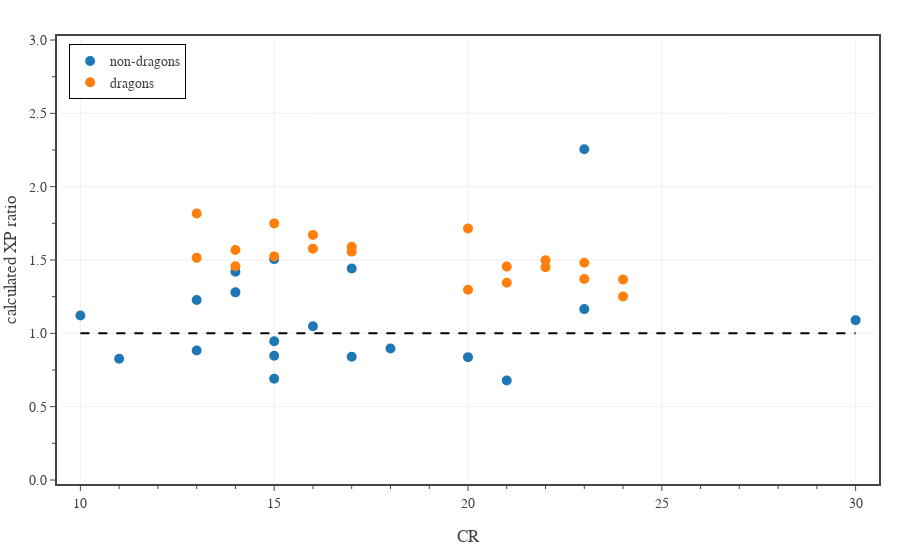

The notebook cell saved with this chart:
### Code cell
# dragons in the MM vs non-dragons
from datetime import date
from bs4 import BeautifulSoup

# summarize the current dataset
df1 = df0[df0['Book'].isin(['MM']) & df0['Legendary'].isin(['L','LL'])]
indx = df1['Type'].isin(['dragon'])

# create figure
fig = go.Figure(
    layout=go.Layout(
        template=TFB_TEMPLATE,
        #hoverlabel=dict(bgcolor='white'),
        xaxis=dict(
            title_text='CR',
            range=[9.5,30.5],
        ),
        yaxis=dict(
            title_text='calculated XP ratio',
            range=[0, 3],
            tick0=0, dtick=0.5,
            tickformat='.1f',
            minor=dict(tick0=0, dtick=0.25),
        ),
        legend=dict(
            yanchor='top',  y=0.99,
            xanchor='left', x=0.01,
            orientation='v',
        ),
    )
)

# plot results
dft = df1[~indx]
fig.add_trace(go.Scatter(
    x=dft['CR'], 
    y=dft['eXP Ratio'],
    mode='markers',
    name='non-dragons',
    marker=dict(
        size=8, 
        color='#1f77b4', 
        line=dict(color='#1f77b4', width=2)
    ),
    customdata = np.stack((dft['Monster'], dft['Book']), axis=-1),
    hovertemplate = '<b>%{customdata[0]}</b><br>'
                  + 'Book: %{customdata[1]}<br>'
                  + 'CR: %{x:.0f}<br>'
                  + 'XP ratio: %{y:.2f}<br>'
                  + '<extra></extra>',
))

dft = df1[indx]
fig.add_trace(go.Scatter(
    x=dft['CR'], 
    y=dft['eXP Ratio'],
    mode='markers',
    name='dragons',
    marker=dict(
        size=8, 
        color='#ff7f0e', 
        line=dict(color='#ff7f0e', width=2)
    ),
    customdata = np.stack((dft['Monster'], dft['Book']), axis=-1),
    hovertemplate = '<b>%{customdata[0]}</b><br>'
                  + 'Book: %{customdata[1]}<br>'
                  + 'CR: %{x:.0f}<br>'
                  + 'XP ratio: %{y:.2f}<br>'
                  + '<extra></extra>',
))

fig.add_trace(go.Scatter(
    x=[10,30], 
    y=[1, 1],
    mode='lines', 
    line=dict(color='black', dash='dash'),
    showlegend=False,
    hoverinfo='skip'
))

# show figure
fig.show(config=TFB_CONFIG)

# save large format figure
if SAVEFIGS:
    file_name = f'./fig-exp-ratio-vs-cr-mm-type-dragon-large.html'
    fig.write_html(
        file_name, 
        include_plotlyjs=False, 
        full_html=False, 
        config=TFB_CONFIG
    )
    # add style to figure
    with open(file_name, 'r') as fin:
        fig_soup = BeautifulSoup(fin, 'html.parser')

    fig_soup.div['class'] = 'plotly-div-large'
    #fig_soup.div['style'] = 'aspect-ratio: 600/500;'
    with open(file_name, 'wb') as fout:
        fout.write(fig_soup.prettify('utf-8'))

# save small format figure
if SAVEFIGS:
    fig.update_traces(marker=dict(size=6))
    fig.update_layout(font=dict(size=10), legend=dict(font=dict(size=10)))
    file_name = f'./fig-exp-ratio-vs-cr-mm-type-dragon-small.html'
    fig.write_html(
        file_name, 
        include_plotlyjs=False, 
        full_html=False, 
        config=TFB_CONFIG
    )
    # add style to figure
    with open(file_name, 'r') as fin:
        fig_soup = BeautifulSoup(fin, 'html.parser')

    fig_soup.div['class'] = 'plotly-div-small'
    fig_soup.div['style'] = 'aspect-ratio: 600/500;'
    with open(file_name, 'wb') as fout:
        fout.write(fig_soup.prettify('utf-8'))

### Figure 1 — Plotly figure (JSON) as saved in the notebook; plotly's stock layout.template omitted (floating-point values rounded to 4 significant figures)
{"data": [{"customdata": [["Aboleth", "MM"], ["Beholder", "MM"], ["Beholder", "MM"], ["Death Tyrant", "MM"], ["Death Tyrant", "MM"], ["Demilich", "MM"], ["Demilich", "MM"], ["Dracolich, Blue Adult", "MM"], ["Empyrean", "MM"], ["Kraken", "MM"], ["Mummy Lord", "MM"], ["Mummy Lord", "MM"], ["Solar", "MM"], ["Sphinx, Androsphinx", "MM"], ["Sphinx, Gynosphinx", "MM"], ["Tarrasque", "MM"], ["Vampire", "MM"], ["Vampire Spellcaster", "MM"], ["Vampire Warrior", "MM"]], "hovertemplate": "<b>%{customdata[0]}</b><br>Book: %{customdata[1]}<br>CR: %{x:.0f}<br>XP ratio: %{y:.2f}<br><extra></extra>", "marker": {"color": "#1f77b4", "line": {"color": "#1f77b4", "width": 2}, "size": 8}, "mode": "markers", "name": "non-dragons", "type": "scatter", "x": [10, 13, 14, 14, 15, 18, 20, 17, 23, 23, 15, 16, 21, 17, 11, 30, 13, 15, 15], "y": [1.121, 1.227, 1.42, 1.279, 1.506, 0.8972, 0.8377, 1.442, 1.165, 2.256, 0.9462, 1.048, 0.678, 0.8402, 0.8264, 1.09, 0.8834, 0.8472, 0.6899]}, {"customdata": [["Black Dragon, Adult", "MM"], ["Black Dragon, Ancient", "MM"], ["Blue Dragon, Adult", "MM"], ["Blue Dragon, Ancient", "MM"], ["Brass Dragon, Adult", "MM"], ["Brass Dragon, Ancient", "MM"], ["Bronze Dragon, Adult", "MM"], ["Bronze Dragon, Ancient", "MM"], ["Copper Dragon, Adult", "MM"], ["Copper Dragon, Ancient", "MM"], ["Gold Dragon, Adult", "MM"], ["Gold Dragon, Ancient", "MM"], ["Green Dragon, Adult", "MM"], ["Green Dragon, Ancient", "MM"], ["Red Dragon, Adult", "MM"], ["Red Dragon, Ancient", "MM"], ["Silver Dragon, Adult", "MM"], ["Silver Dragon, Ancient", "MM"], ["White Dragon, Adult", "MM"], ["White Dragon, Ancient", "MM"]], "hovertemplate": "<b>%{customdata[0]}</b><br>Book: %{customdata[1]}<br>CR: %{x:.0f}<br>XP ratio: %{y:.2f}<br><extra></extra>", "marker": {"color": "#ff7f0e", "line": {"color": "#ff7f0e", "width": 2}, "size": 8}, "mode": "markers", "name": "dragons", "type": "scatter", "x": [14, 21, 16, 23, 13, 20, 15, 22, 14, 21, 17, 24, 15, 22, 17, 24, 16, 23, 13, 20], "y": [1.568, 1.455, 1.577, 1.482, 1.515, 1.297, 1.749, 1.497, 1.457, 1.345, 1.557, 1.252, 1.525, 1.451, 1.59, 1.367, 1.671, 1.37, 1.817, 1.715]}, {"hoverinfo": "skip", "line": {"color": "black", "dash": "dash"}, "mode": "lines", "showlegend": false, "type": "scatter", "x": [10, 30], "y": [1, 1]}], "layout": {"legend": {"orientation": "v", "x": 0.01, "xanchor": "left", "y": 0.99, "yanchor": "top"}, "xaxis": {"range": [9.5, 30.5], "title": {"text": "CR"}}, "yaxis": {"dtick": 0.5, "minor": {"dtick": 0.25, "tick0": 0}, "range": [0, 3], "tick0": 0, "tickformat": ".1f", "title": {"text": "calculated XP ratio"}}}}
